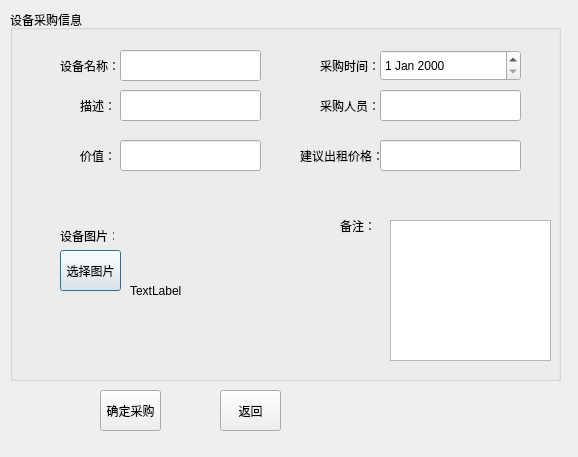
<?xml version="1.0" encoding="UTF-8"?>
<ui version="4.0">
 <class>insertwindow</class>
 <widget class="QDialog" name="insertwindow">
  <property name="geometry">
   <rect>
    <x>0</x>
    <y>0</y>
    <width>578</width>
    <height>457</height>
   </rect>
  </property>
  <property name="windowTitle">
   <string>insertwindow</string>
  </property>
  <widget class="QGroupBox" name="groupBox">
   <property name="geometry">
    <rect>
     <x>10</x>
     <y>10</y>
     <width>551</width>
     <height>371</height>
    </rect>
   </property>
   <property name="title">
    <string>设备采购信息</string>
   </property>
   <widget class="QLabel" name="label">
    <property name="geometry">
     <rect>
      <x>50</x>
      <y>40</y>
      <width>61</width>
      <height>31</height>
     </rect>
    </property>
    <property name="text">
     <string>设备名称：</string>
    </property>
   </widget>
   <widget class="QLabel" name="label_2">
    <property name="geometry">
     <rect>
      <x>70</x>
      <y>80</y>
      <width>41</width>
      <height>31</height>
     </rect>
    </property>
    <property name="text">
     <string>描述：</string>
    </property>
   </widget>
   <widget class="QLabel" name="label_3">
    <property name="geometry">
     <rect>
      <x>310</x>
      <y>40</y>
      <width>61</width>
      <height>31</height>
     </rect>
    </property>
    <property name="text">
     <string>采购时间：</string>
    </property>
   </widget>
   <widget class="QLabel" name="label_4">
    <property name="geometry">
     <rect>
      <x>310</x>
      <y>80</y>
      <width>61</width>
      <height>31</height>
     </rect>
    </property>
    <property name="text">
     <string>采购人员：</string>
    </property>
   </widget>
   <widget class="QLabel" name="label_5">
    <property name="geometry">
     <rect>
      <x>70</x>
      <y>130</y>
      <width>31</width>
      <height>31</height>
     </rect>
    </property>
    <property name="text">
     <string>价值：</string>
    </property>
   </widget>
   <widget class="QLabel" name="label_6">
    <property name="geometry">
     <rect>
      <x>290</x>
      <y>130</y>
      <width>91</width>
      <height>31</height>
     </rect>
    </property>
    <property name="text">
     <string>建议出租价格：</string>
    </property>
   </widget>
   <widget class="QLabel" name="label_7">
    <property name="geometry">
     <rect>
      <x>50</x>
      <y>210</y>
      <width>54</width>
      <height>31</height>
     </rect>
    </property>
    <property name="text">
     <string>设备图片：</string>
    </property>
   </widget>
   <widget class="QLabel" name="label_8">
    <property name="geometry">
     <rect>
      <x>330</x>
      <y>200</y>
      <width>31</width>
      <height>31</height>
     </rect>
    </property>
    <property name="text">
     <string>备注：</string>
    </property>
   </widget>
   <widget class="QLineEdit" name="lineEdit">
    <property name="geometry">
     <rect>
      <x>110</x>
      <y>40</y>
      <width>141</width>
      <height>31</height>
     </rect>
    </property>
   </widget>
   <widget class="QLineEdit" name="lineEdit_2">
    <property name="geometry">
     <rect>
      <x>110</x>
      <y>80</y>
      <width>141</width>
      <height>31</height>
     </rect>
    </property>
   </widget>
   <widget class="QDateEdit" name="dateEdit">
    <property name="geometry">
     <rect>
      <x>370</x>
      <y>40</y>
      <width>141</width>
      <height>31</height>
     </rect>
    </property>
   </widget>
   <widget class="QLineEdit" name="lineEdit_3">
    <property name="geometry">
     <rect>
      <x>370</x>
      <y>80</y>
      <width>141</width>
      <height>31</height>
     </rect>
    </property>
   </widget>
   <widget class="QLineEdit" name="lineEdit_4">
    <property name="geometry">
     <rect>
      <x>110</x>
      <y>130</y>
      <width>141</width>
      <height>31</height>
     </rect>
    </property>
   </widget>
   <widget class="QLineEdit" name="lineEdit_5">
    <property name="geometry">
     <rect>
      <x>370</x>
      <y>130</y>
      <width>141</width>
      <height>31</height>
     </rect>
    </property>
   </widget>
   <widget class="QTextEdit" name="textEdit">
    <property name="geometry">
     <rect>
      <x>380</x>
      <y>210</y>
      <width>161</width>
      <height>141</height>
     </rect>
    </property>
   </widget>
   <widget class="QLabel" name="labelPic">
    <property name="geometry">
     <rect>
      <x>120</x>
      <y>210</y>
      <width>161</width>
      <height>141</height>
     </rect>
    </property>
    <property name="text">
     <string>TextLabel</string>
    </property>
   </widget>
   <widget class="QPushButton" name="openfile">
    <property name="geometry">
     <rect>
      <x>50</x>
      <y>240</y>
      <width>61</width>
      <height>41</height>
     </rect>
    </property>
    <property name="text">
     <string>选择图片</string>
    </property>
   </widget>
  </widget>
  <widget class="QPushButton" name="ok">
   <property name="geometry">
    <rect>
     <x>100</x>
     <y>390</y>
     <width>61</width>
     <height>41</height>
    </rect>
   </property>
   <property name="text">
    <string>确定采购</string>
   </property>
  </widget>
  <widget class="QPushButton" name="exit">
   <property name="geometry">
    <rect>
     <x>220</x>
     <y>390</y>
     <width>61</width>
     <height>41</height>
    </rect>
   </property>
   <property name="text">
    <string>返回</string>
   </property>
  </widget>
 </widget>
 <resources/>
 <connections/>
</ui>
